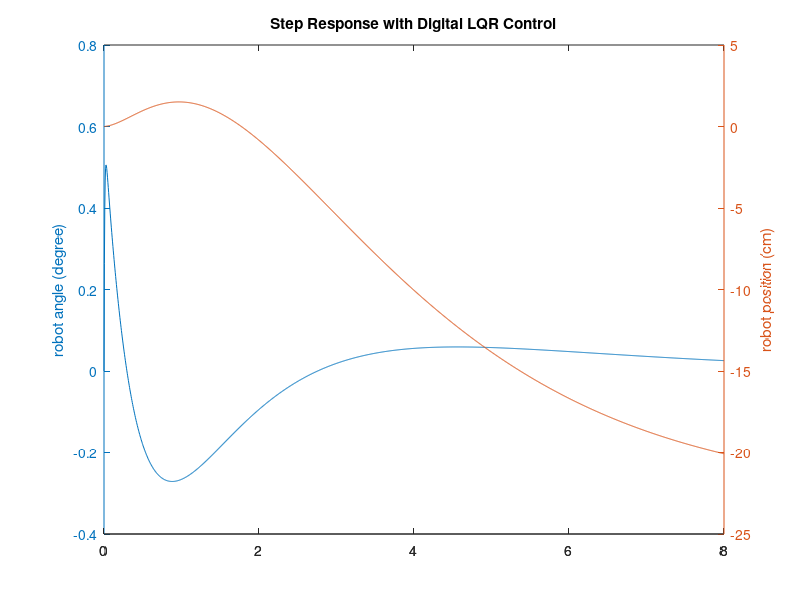
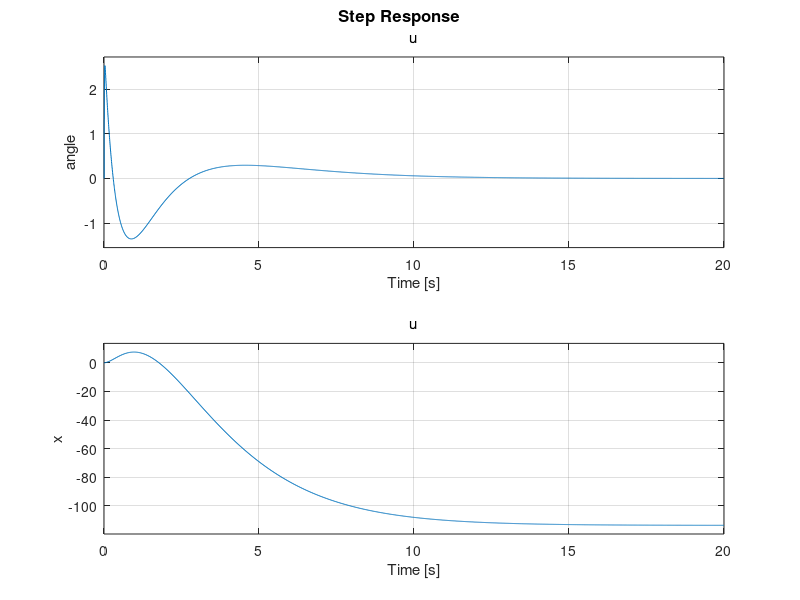

Reproduce these figures in MATLAB, in order.


% states are  thata, thata_dot, x, x_dot

A = [-39.41     -4.882      0       0;
     -4.329     0.5029      0       0;
     0      0       -0.4072      -0.3614;
     0      0       0.4588        0.4071];
B = [26.28;
      6.802;
      0.002547;
     -1.199];
C = [11.08 0.09311 0 0;
     0 0 461 -0.252];
 
C = [11.08 0 0 0;
     0 0 461 0];
 
D = [0;
     0];

states = {'angle' 'angle_dot' 'x' 'x_dot' };
inputs = {'u'};
outputs = {'angle'; 'x' };

sys_ss = ss(A,B,C,D,'statename',states,'inputname',inputs,'outputname',outputs);

% poles = eig(A)
% 
% co = ctrb(sys_ss);
% controllability = rank(co)
% 
% Q = C'*C
% 
% Q = C'*C;
% R = 1;
% K = lqr(A,B,Q,R)
% 
% Ac = [(A-B*K)];
% Bc = [B];
% Cc = [C];
% Dc = [D];
% 
% states = {'angle' 'angle_dot' 'x' 'x_dot' };
% inputs = {'u'};
% outputs = {'angle'; 'x' };
% 
% sys_cl = ss(Ac,Bc,Cc,Dc,'statename',states,'inputname',inputs,'outputname',outputs);
% 
% 
% t = 0:0.01:10;
% r =0.2*ones(size(t));
% [y,t,x]=lsim(sys_cl,r,t);
% [AX,H1,H2] = plotyy(t,y(:,1),t,y(:,2),'plot');
% set(get(AX(1),'Ylabel'),'String','robot angle (degree)robot position (m)')
% set(get(AX(2),'Ylabel'),'String','robot position (cm)')
% title('Step Response with LQR Control')

%////////////////////////////////////////

Ts = 1/200;

sys_d = c2d(sys_ss,Ts,'zoh')

co = ctrb(sys_d);
ob = obsv(sys_d);

controllability = rank(co)
observability = rank(ob)

A = sys_d.a;
B = sys_d.b;
C = sys_d.c;
D = sys_d.d;
Q = C'*C
Q=Q*0;

Q(1,1)=20;
Q(2,2)=0;
Q(3,3)=0;
Q(4,4)=20;
R = 1;
[K] = dlqr(A,B,Q,R)

Ac = [(A-B*K)];
Bc = [B];
Cc = [C];
Dc = [D];

states = {'angle' 'angle_dot' 'x' 'x_dot' };
inputs = {'u'};
outputs = {'angle'; 'x' };

sys_cl = ss(Ac,Bc,Cc,Dc,Ts,'statename',states,'inputname',inputs,'outputname',outputs);

figure(1)

t = 0:0.005:8;
r =0.2*ones(size(t));
[y,t,x]=lsim(sys_cl,r,t);
[AX,H1,H2] = plotyy(t,y(:,1),t,y(:,2),'plot');
set(get(AX(1),'Ylabel'),'String','robot angle (degree)')
set(get(AX(2),'Ylabel'),'String','robot position (cm)')
title('Step Response with Digital LQR Control')

figure(2)
step(sys_cl)